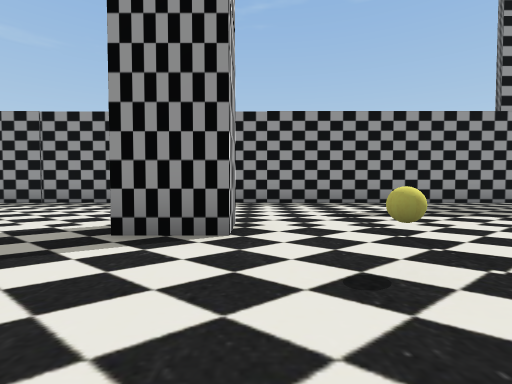
view 1 (above)

24 first-person views from a walk through a Unity game level. The camera is 1.2 m above the floor, tilts 2° down and sees 85° across. Doors are open. The floor is counted in squares, 2 m on a side. Each view is taken from the middle of a square. On the plan, view 1 faces up. The plan holds only what a view shows up to about 9 squares ahead; the rest is blank. The place goes on beyond the plan. The player is left out.

view 2
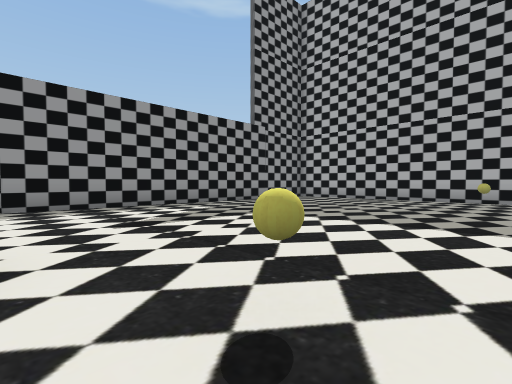

view 3
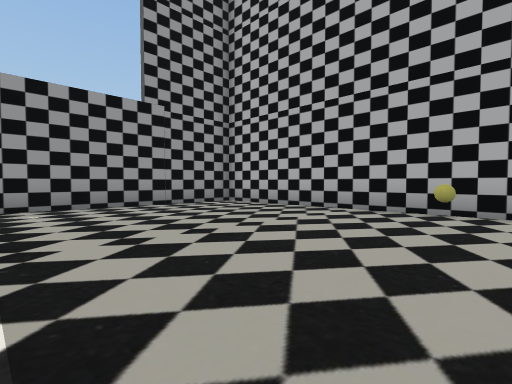

view 4
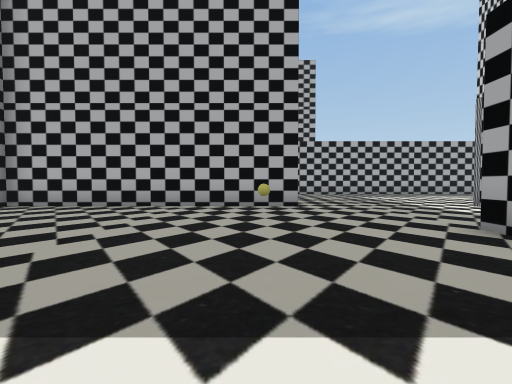

view 5
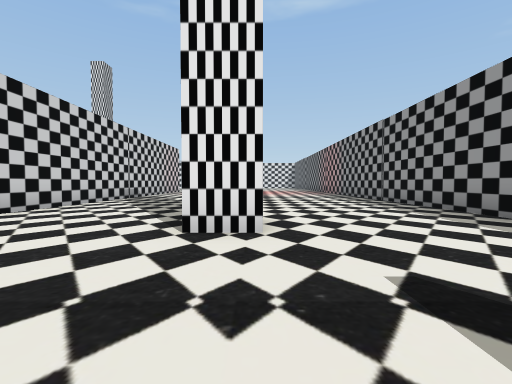

view 6
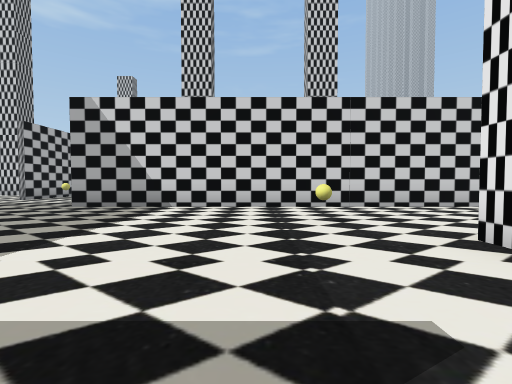

view 7
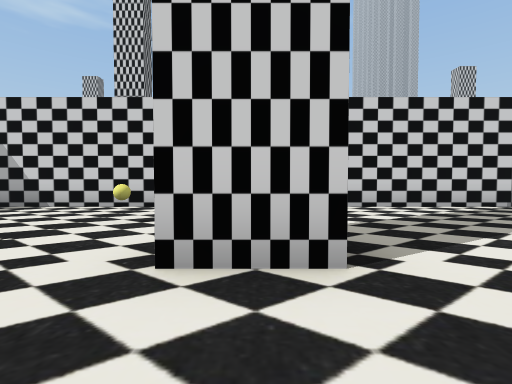

view 8
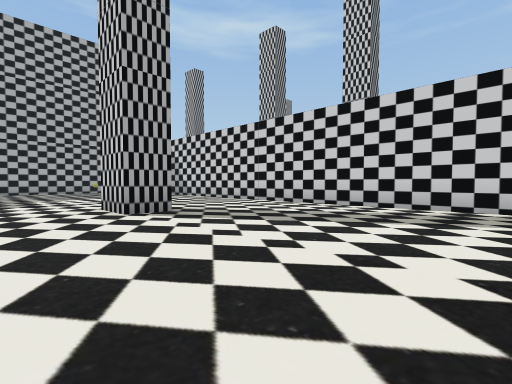

view 9
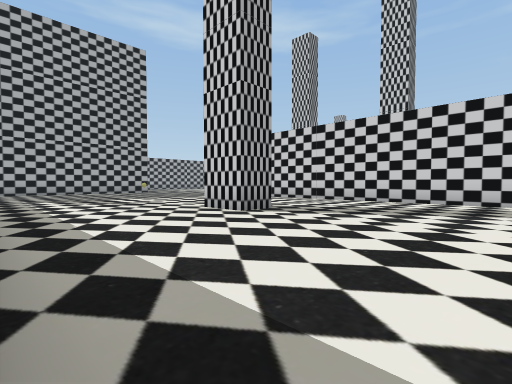

view 10
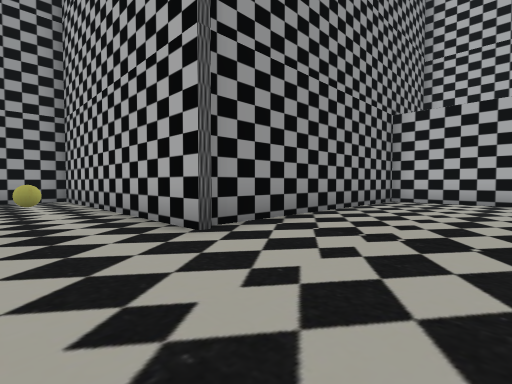

view 11
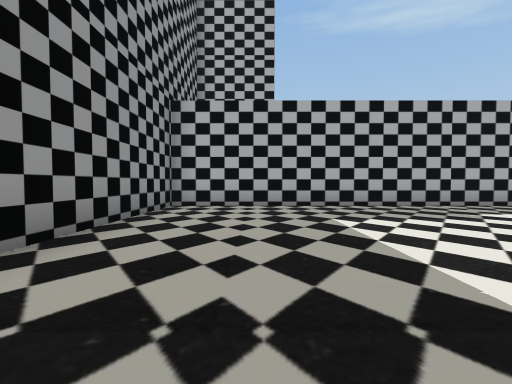

view 12
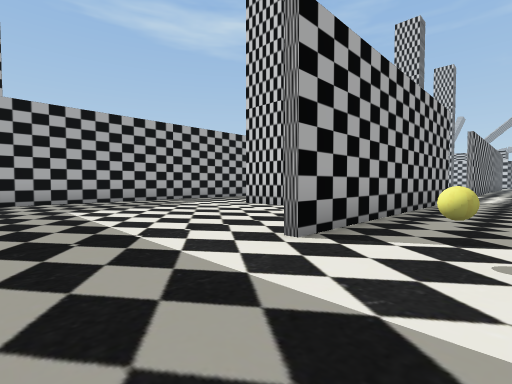

view 13
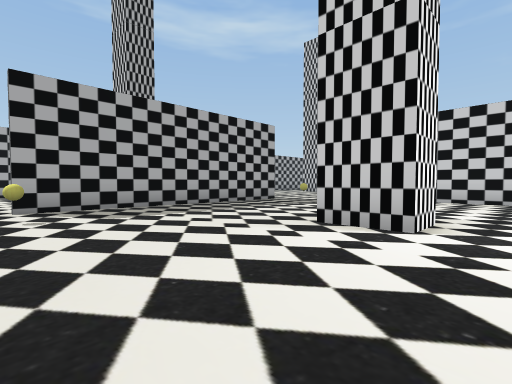

view 14
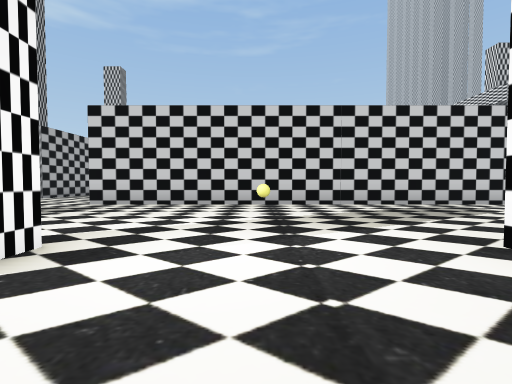

view 15
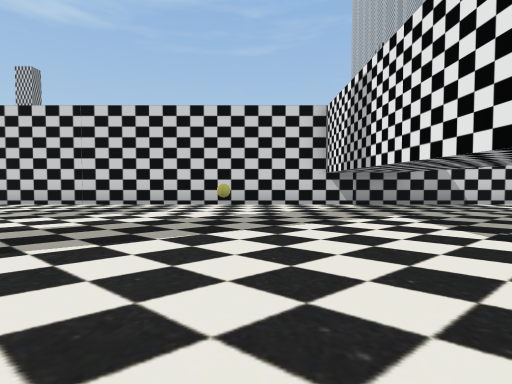

view 16
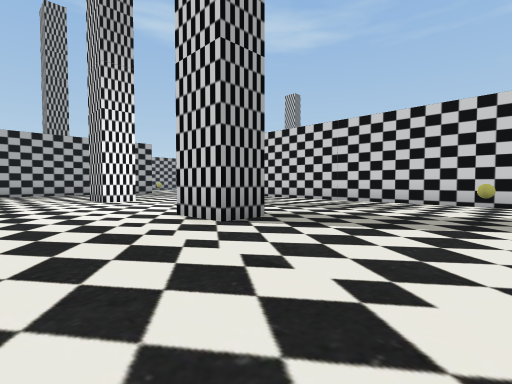

view 17
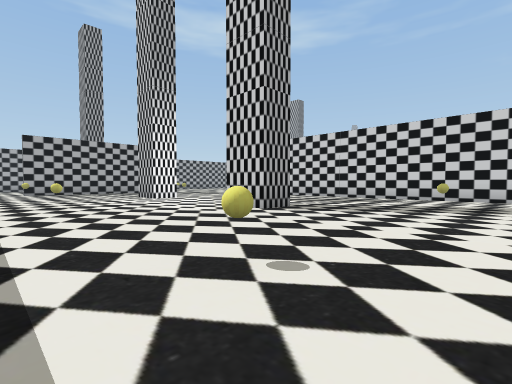

view 18
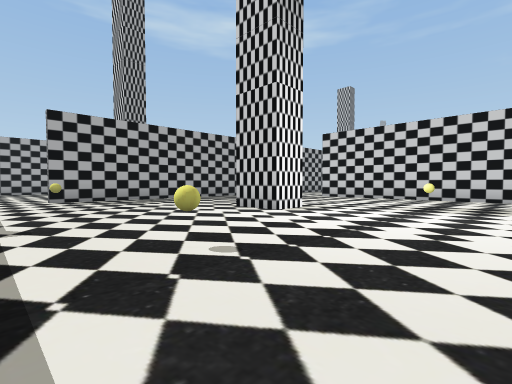

view 19
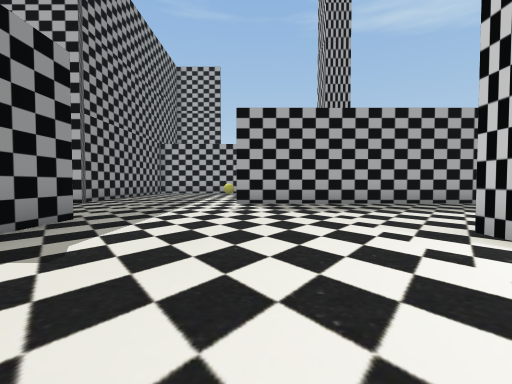

view 20
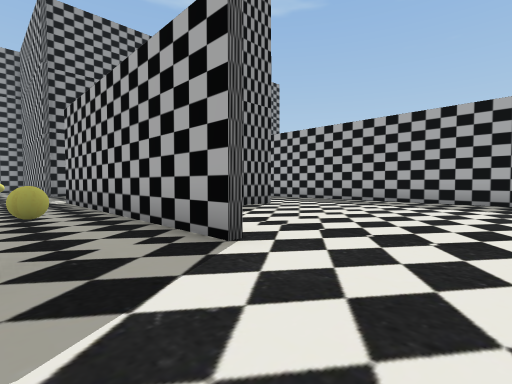

view 21
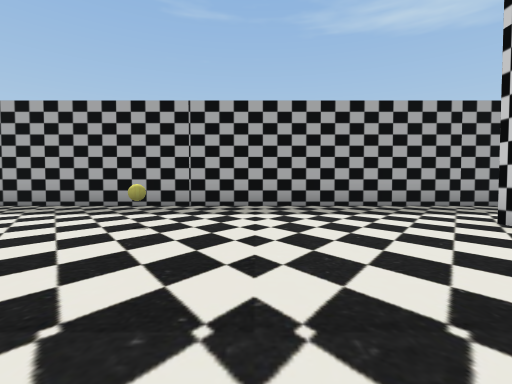

view 22
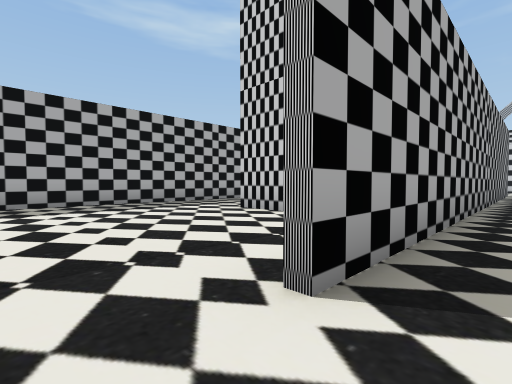

view 23
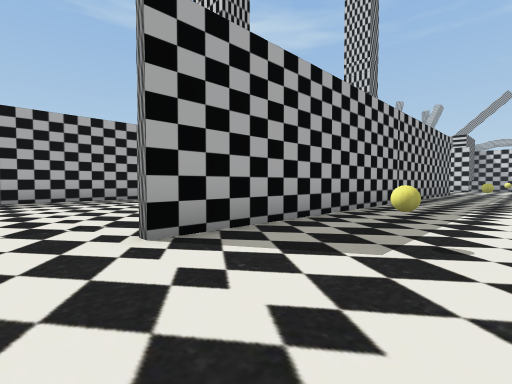

view 24
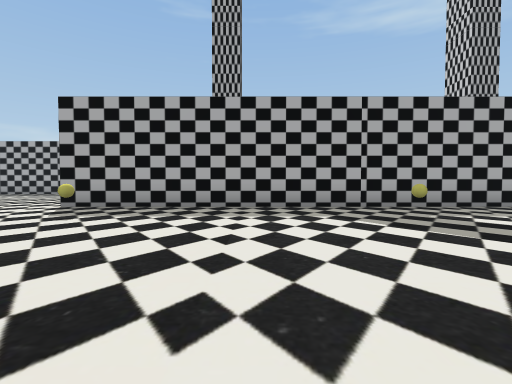

### Floor plan
Points are (right, up) in squares from view 1. A wall is a line through its corners. A room is listed if a view was taken in it or the views show most of it. See-through windows are left out.
Room 1 (views 1, 2, 3, 4, 5, 6, 7, 8, 9)
walls: (-0.3, 4.1) (-0.3, 3.1) (-1.6, 3.1) (-1.6, 4.1) (-0.3, 4.1); (9.8, 0.9) (9.8, 8.2) (-7.5, 8.2); (-7.4, -0.8) (6.6, -0.8)
ways out: opening at (8, 0.7) to room 2
objects: yellow ball (1, 2); yellow ball (8, 2)
Room 2 (views 10, 11, 12, 13, 14, 15, 16, 17, 18, 19, 20, 21, 22, 23, 24)
walls: (12.6, -18.5) (14.1, -18.5); (9.8, -10.9) (9.8, -3.4); (4, -7.6) (4, -6.6) (5.4, -6.6); (9.8, -26.2) (9.8, -15.1); (17.1, -19.5) (17.1, 1.2) (10.2, 1.2); (-1.6, -7.6) (-1.6, -6.6) (-0.2, -6.6); (12.6, -6.6) (14.1, -6.6); (14.1, -7.6) (12.9, -7.6); (-7.5, -12.6) (6.6, -12.6); (6.6, -1) (5.1, -1)
ways out: opening at (8, 0.7) to room 1; opening at (15.5, -19)
objects: yellow ball (-4, -10); yellow ball (-4, -3); other object (2, -10); yellow ball (2, -3); yellow ball (8, -23); yellow ball (8, -17); yellow ball (8, -10); yellow ball (8, -3); yellow ball (14, -13)

Where each view was taken, in squares from view 1:
view 1: 0 up, 0 right, facing up
view 2: 1 up, 0 right, facing up-right
view 3: 1 up, 4 right, facing up-right
view 4: 2 up, 3 right, facing right
view 5: 4 up, 3 right, facing left
view 6: 6 up, 2 right, facing down
view 7: 6 up, 1 left, facing down
view 8: 6 up, 7 left, facing down-right
view 9: 8 up, 6 left, facing down-right
view 10: 2 down, 8 right, facing up-right
view 11: 1 down, 10 right, facing right
view 12: 1 down, 8 right, facing down-right
view 13: 3 down, 3 right, facing down-right
view 14: 5 down, 2 right, facing down
view 15: 5 down, 5 left, facing down
view 16: 4 down, 5 left, facing down-right
view 17: 2 down, 6 left, facing down-right
view 18: 2 down, 0 right, facing down-right
view 19: 4 down, 2 right, facing right
view 20: 13 down, 8 right, facing up-right
view 21: 15 down, 10 right, facing right
view 22: 14 down, 9 right, facing down-right
view 23: 14 down, 7 right, facing down-right
view 24: 20 down, 3 right, facing right
